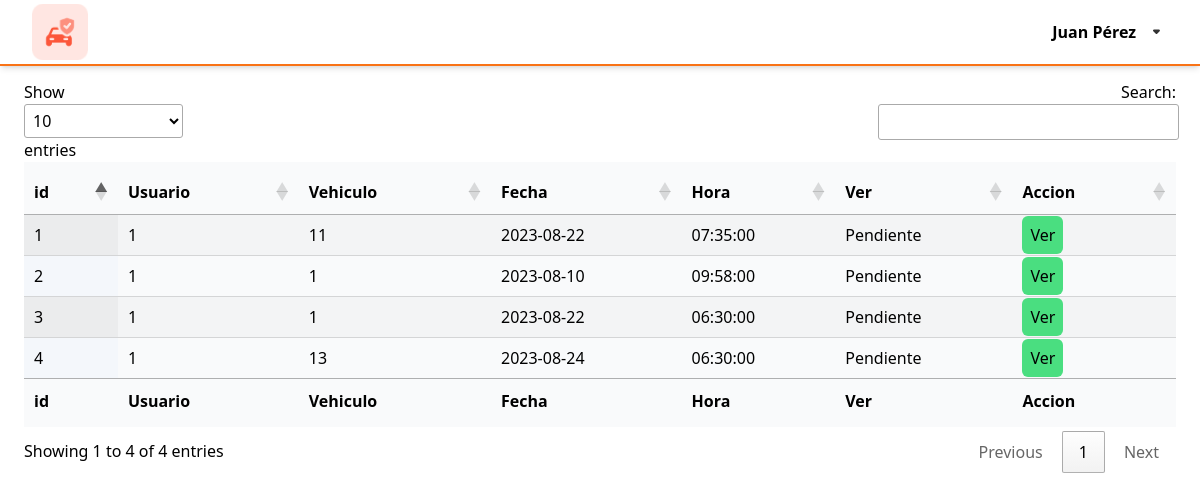
Page /pages/agenda.php (signed in) on the earlier database version.
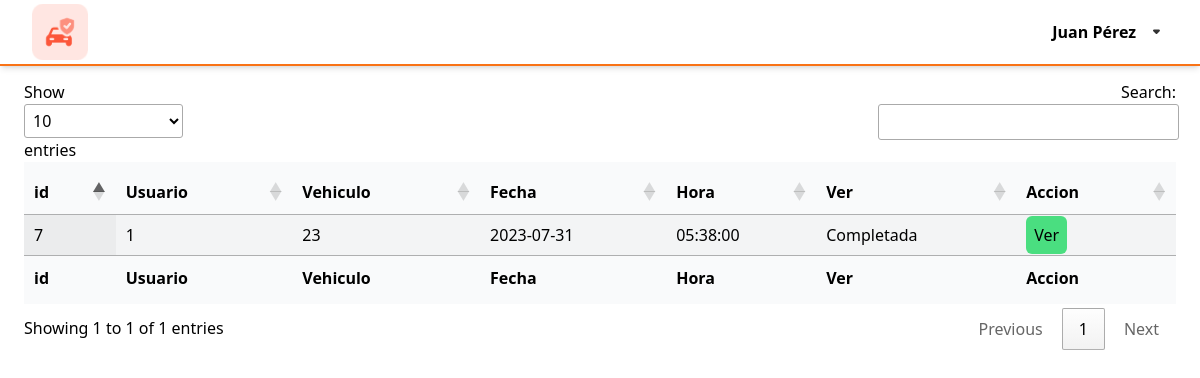
Same page on the later database version.
### tables this page shows
CREATE TABLE IF NOT EXISTS `agenda_compras` (
  `id_agenda` int NOT NULL AUTO_INCREMENT,
  `id_usuario` int NOT NULL,
  `id_vehiculo` int NOT NULL,
  `fecha` date NOT NULL,
  `hora` time NOT NULL,
  `status` tinyint(1) NOT NULL,
  `entrega_local` tinyint(1) NOT NULL,
  PRIMARY KEY (`id_agenda`),
  KEY `id_usuario` (`id_usuario`),
  KEY `id_vehiculo` (`id_vehiculo`)
);

### pages/agenda.php (the view, shortened to what this page needs)
<?php session_start();
require("../php/connection.php");
$agenda = $mysqli->query("SELECT * FROM `agenda_compras`");
?>
<!DOCTYPE html>
<html lang="en">
<head>
    <link href="../css/output.css" rel="stylesheet">
    <link href="../css/input.css" rel="stylesheet">
    <link href="../DataTables/datatables.min.css" rel="stylesheet">
</head>
<body>
    <?php include "./nav.php" ?>
    <div class="w-screen p-6 mt-14">
        <div id="marcas" class="contenedor ">
            <table id="table_marcas" class="display table bg-gray-50 py-2 ">
                <thead>
                    <tr>
                        <th>id</th>
                        <th>Usuario</th>
                        <th>Vehiculo</th>
                        <th>Fecha</th>
                        <th>Hora</th>
                        <th>Ver</th>
                        <th>Accion</th>
                    </tr>
                </thead>
                <tbody>
                    <?php
                    if ($agenda) {
                        if ($agenda->num_rows > 0) {
                            while ($datos = $agenda->fetch_assoc()) {
                    ?>
                                <tr>
                                    <td><?php echo $datos['id_agenda']; ?></td>
                                    <td><?php echo $datos['id_usuario']; ?></td>
                                    <td><?php echo $datos['id_vehiculo']; ?></td>
                                    <td><?php echo $datos['fecha']; ?></td>
                                    <td><?php echo $datos['hora']; ?></td>
                                    <td> <?php
                                            if ($datos['status'] == 0) {
                                                echo "Pendiente";
                                            } elseif ($datos['status'] == 1) {
                                                echo "Completada";
                                            } else {
                                                echo "Cancelada";
                                            }
                                            ?></td>
                                    <td><a class="bg-green-400 hover:bg-green-800 p-2 rounded-md" href="./entrega.php?id=<?php echo $datos['id_agenda']; ?>">Ver</a></td>
                                </tr>
                    <?php
                            }
                        }
                    } else {
                        echo "<tr><td colspan='5'>Error executing the query: " . $mysqli->error . "</td></tr>";
                    }
                    ?>
                </tbody>
                <tfoot>
                    <tr>
                        <th>id</th>
                        <th>Usuario</th>
                        <th>Vehiculo</th>
                        <th>Fecha</th>
                        <th>Hora</th>
                        <th>Ver</th>
                        <th>Accion</th>
                    </tr>
                </tfoot>
            </table>
        </div>
    </div>
</body>
</html>

### pages/nav.php (shortened to what this page needs)
<?php
extract($_SESSION['persona']);
 ?>
<div class=" z-10 flex justify-between w-screen px-4  sx:px-8 py-1 fixed top-0 border-b-2 border-orange-500 bg-white shadow-md">
    <a  href="./home.php" class="w-14">
        <img src="../pictures/auto.png" alt="">
    </a>
    <div id="control-menu" class="flex items-center gap-2 cursor-pointer">
        <span class="block font-semibold text-base leading-snug"><?php echo $nombre." ".$apellido ?></span>
        <div class="block w-6 rotate-180">
            <img src="../svg/arrow.svg" alt="logo" />
        </div>
    </div>
</div>

### css/input.css (style rules this page uses)
a,button { @apply hover:bg-orange-700; }

Differences in the rows shown:
removed agenda_compras: id_agenda "1", id_usuario "1", id_vehiculo "11", fecha "2023-08-22", hora "07:35:00", status "Pendiente"
removed agenda_compras: id_agenda "2", id_usuario "1", id_vehiculo "1", fecha "2023-08-10", hora "09:58:00", status "Pendiente"
removed agenda_compras: id_agenda "3", id_usuario "1", id_vehiculo "1", fecha "2023-08-22", hora "06:30:00", status "Pendiente"
removed agenda_compras: id_agenda "4", id_usuario "1", id_vehiculo "13", fecha "2023-08-24", hora "06:30:00", status "Pendiente"
added agenda_compras: id_agenda "7", id_usuario "1", id_vehiculo "23", fecha "2023-07-31", hora "05:38:00", status "Completada"
Other differences:
text written by a page script: "Show entries Search: Showing 1 to 4 of 4 entries Previous 1 Next" → "Show entries Search: Showing 1 to 1 of 1 entries Previous 1 Next"
